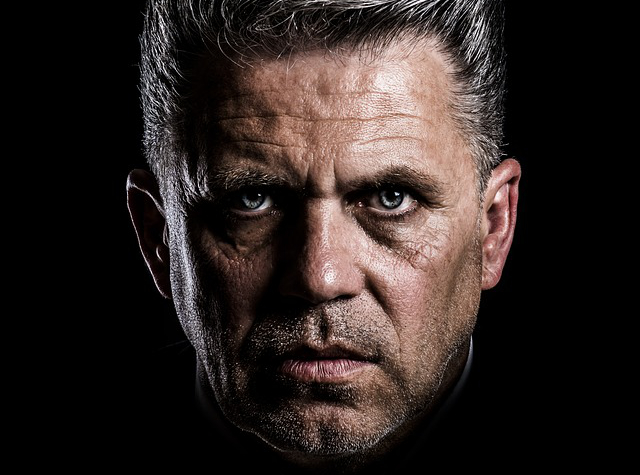
#> input picture img/man_face.jpg, 640 x 475 px, found by its file name
$ python workshop_two_face.py
#> lines starting #> are read from the running program, lines starting #| are printed output that depends on the picture; after the words box and inside, x2 and y2 are one past the last pixel; in counts of white or black regions, pixels touching at a corner belong together
"""
opencv

출처

제목: 파이썬으로 만드는 OpenCV 프로젝트
저자: 이세우
출판: 프로그래밍인사이트
"""
"""
요약

[예제 4-34] 반해골 괴물 얼굴 합성 풀이
"""
import cv2
import numpy as np


overlap_percent = 0.15

img1 = cv2.imread(filename="../img/man_face.jpg")
#> img1 is the input picture: shape (475, 640, 3); mean B, G, R 34.1, 36.9, 46.1
img2 = cv2.imread(filename="../img/skull.jpg")
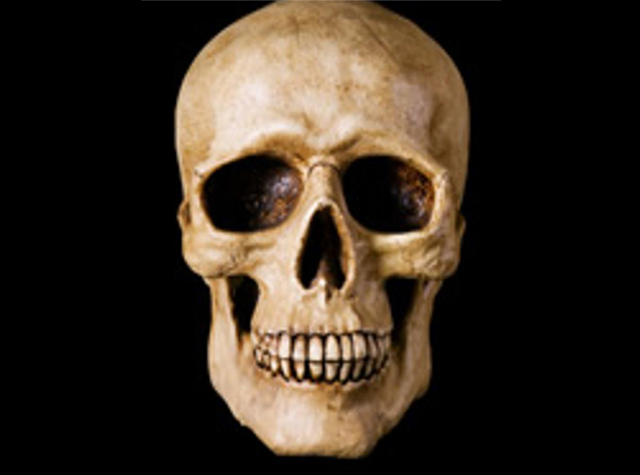
#> input picture img/skull.jpg, 640 x 475 px, found by its file name
#> img2 is the input picture: shape (475, 640, 3); mean B, G, R 32.6, 43.6, 54
h,w = img1.shape[:2]
#> h = 475; w = 640

half = w // 2
#> half = 320
width = int(w * overlap_percent//2)
#> width = 48

result = img1.copy()
result[:,half:] = img2[:,half:]
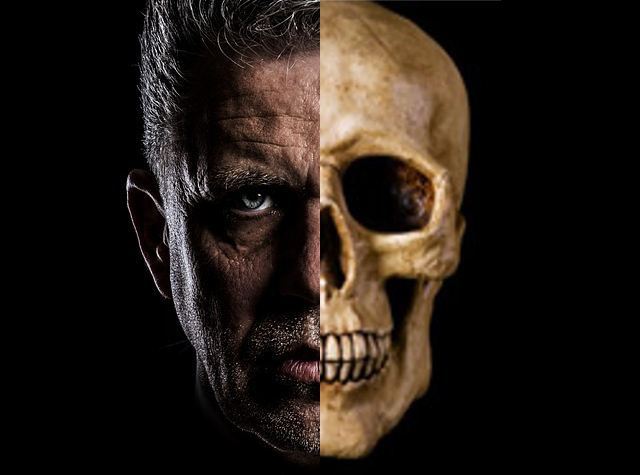
#> result: shape (475, 640, 3); mean B, G, R 20.7, 26.9, 34.8

# result = result.astype(np.float32)

alpha = 1.0
step = 1/(width*2)
#> step = 0.0104
for x in range(half-width,half+width+1,1):
    result[:,x] = img1[:,x]*alpha + img2[:,x]*(1-alpha)
    alpha = alpha - step
    if alpha < 0:
        alpha = 0
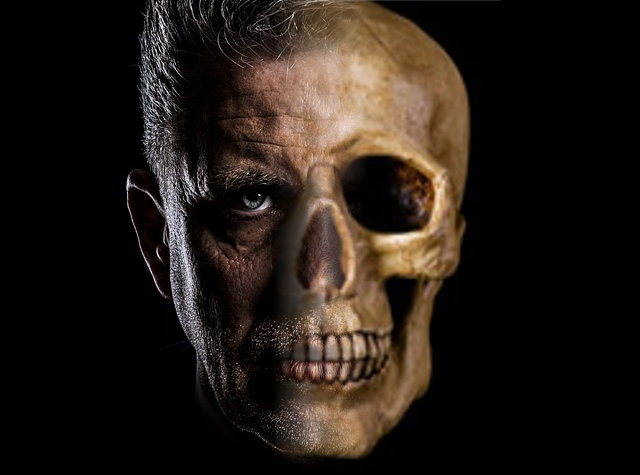
#> result: shape (475, 640, 3); 14.53% of pixels changed, all inside (x1, y1, x2, y2) = (273, 0, 369, 475)
#> after the loop, alpha = 0

# result = result.astype(np.uint8)

cv2.imshow("result", mat=result)
cv2.waitKey()
cv2.destroyAllWindows()
